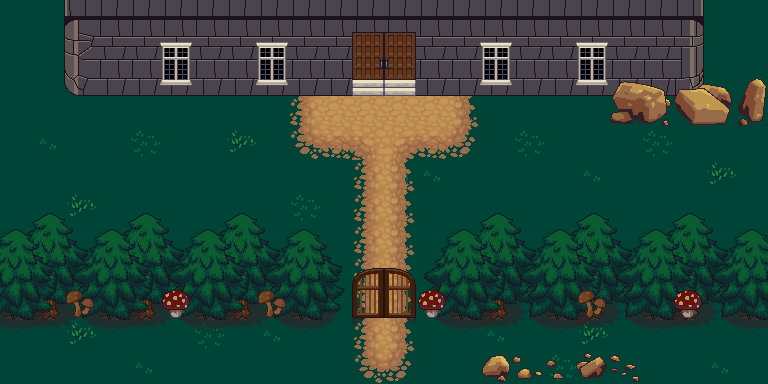

Tiled map render using the project's own tile images. Description and the map definition, with tile-layer contents summarised, below:
An orthogonal 24x12 tile map with 32x32 px tiles, 12 tile layers (start, startOutside, grass, exit, ...), 2 tilesets.

<map version="1.4" tiledversion="2020.10.30" orientation="orthogonal" renderorder="right-down" width="24" height="12" tilewidth="32" tileheight="32" infinite="0" nextlayerid="16" nextobjectid="1">
 <editorsettings>
  <export target="map.json" format="json" />
 </editorsettings>
 <tileset firstgid="1" name="terrain_atlas" tilewidth="32" tileheight="32" tilecount="1024" columns="32">
  <image source="tiles/terrain_atlas.png" trans="ff00ff" width="1024" height="1024" />
  <tile id="504">
   <properties>
    <property name="collides" type="bool" value="true" />
   </properties>
  </tile>
  <tile id="505">
   <properties>
    <property name="collides" type="bool" value="true" />
   </properties>
  </tile>
  <tile id="506">
   <properties>
    <property name="collides" type="bool" value="true" />
   </properties>
  </tile>
  <tile id="507">
   <properties>
    <property name="collides" type="bool" value="true" />
   </properties>
  </tile>
  <tile id="508">
   <properties>
    <property name="collides" type="bool" value="true" />
   </properties>
  </tile>
  <tile id="509">
   <properties>
    <property name="collides" type="bool" value="true" />
   </properties>
  </tile>
  <tile id="536">
   <properties>
    <property name="collides" type="bool" value="true" />
   </properties>
  </tile>
  <tile id="537">
   <properties>
    <property name="collides" type="bool" value="true" />
   </properties>
  </tile>
  <tile id="538">
   <properties>
    <property name="collides" type="bool" value="true" />
   </properties>
  </tile>
  <tile id="539">
   <properties>
    <property name="collides" type="bool" value="true" />
   </properties>
  </tile>
  <tile id="540">
   <properties>
    <property name="collides" type="bool" value="true" />
   </properties>
  </tile>
  <tile id="541">
   <properties>
    <property name="collides" type="bool" value="true" />
   </properties>
  </tile>
  <tile id="568">
   <properties>
    <property name="collides" type="bool" value="true" />
   </properties>
  </tile>
  <tile id="569">
   <properties>
    <property name="collides" type="bool" value="true" />
   </properties>
  </tile>
  <tile id="570">
   <properties>
    <property name="collides" type="bool" value="true" />
   </properties>
  </tile>
  <tile id="571">
   <properties>
    <property name="collides" type="bool" value="true" />
   </properties>
  </tile>
  <tile id="572">
   <properties>
    <property name="collides" type="bool" value="true" />
   </properties>
  </tile>
  <tile id="573">
   <properties>
    <property name="collides" type="bool" value="true" />
   </properties>
  </tile>
  <tile id="603">
   <properties>
    <property name="collides" type="bool" value="true" />
   </properties>
  </tile>
  <tile id="604">
   <properties>
    <property name="collides" type="bool" value="true" />
   </properties>
  </tile>
  <tile id="605">
   <properties>
    <property name="collides" type="bool" value="true" />
   </properties>
  </tile>
  <tile id="752">
   <properties>
    <property name="collides" type="bool" value="true" />
   </properties>
  </tile>
  <tile id="753">
   <properties>
    <property name="collides" type="bool" value="true" />
   </properties>
  </tile>
  <tile id="754">
   <properties>
    <property name="collides" type="bool" value="true" />
   </properties>
  </tile>
  <tile id="784">
   <properties>
    <property name="collides" type="bool" value="true" />
   </properties>
  </tile>
  <tile id="785">
   <properties>
    <property name="collides" type="bool" value="true" />
   </properties>
  </tile>
  <tile id="786">
   <properties>
    <property name="collides" type="bool" value="true" />
   </properties>
  </tile>
  <tile id="816">
   <properties>
    <property name="collides" type="bool" value="true" />
   </properties>
  </tile>
  <tile id="817">
   <properties>
    <property name="collides" type="bool" value="true" />
   </properties>
  </tile>
  <tile id="818">
   <properties>
    <property name="collides" type="bool" value="true" />
   </properties>
  </tile>
 </tileset>
 <tileset firstgid="1025" name="base_out_atlas" tilewidth="32" tileheight="32" tilecount="1024" columns="32">
  <image source="tiles/base_out_atlas.png" trans="ff00ff" width="1024" height="1024" />
 </tileset>
 <layer id="1" name="start" width="24" height="12">
  <data>[288 cells, 2 non-empty, 1 distinct tile ids]</data>
 </layer>
 <layer id="15" name="startOutside" width="24" height="12">
  <properties>
   <property name="startLayer" type="bool" value="true" />
  </properties>
  <data>[288 cells, 3 non-empty, 1 distinct tile ids]</data>
 </layer>
 <layer id="7" name="grass" width="24" height="12">
  <data>[288 cells, 288 non-empty, 4 distinct tile ids]</data>
 </layer>
 <layer id="13" name="exit" width="24" height="12">
  <properties>
   <property name="exitSceneUrl" value="entrance.json" />
  </properties>
  <data>[288 cells, 2 non-empty, 1 distinct tile ids]</data>
 </layer>
 <layer id="6" name="path" width="24" height="12">
  <data>[288 cells, 26 non-empty, 8 distinct tile ids]</data>
 </layer>
 <layer id="10" name="hedge3" width="24" height="12">
  <data>[288 cells, 42 non-empty, 6 distinct tile ids]</data>
 </layer>
 <layer id="5" name="hedge2" width="24" height="12">
  <data>[288 cells, 71 non-empty, 12 distinct tile ids]</data>
 </layer>
 <layer id="12" name="hedge1" width="24" height="12">
  <data>[288 cells, 44 non-empty, 6 distinct tile ids]</data>
 </layer>
 <layer id="4" name="hedge" width="24" height="12">
  <data>[288 cells, 66 non-empty, 9 distinct tile ids]</data>
 </layer>
 <layer id="8" name="walls" width="24" height="12">
  <data>[288 cells, 58 non-empty, 9 distinct tile ids]</data>
 </layer>
 <layer id="2" name="doors" width="24" height="12">
  <data>[288 cells, 8 non-empty, 6 distinct tile ids]</data>
 </layer>
 <layer id="9" name="decor" width="24" height="12">
  <data>[288 cells, 31 non-empty, 20 distinct tile ids]</data>
 </layer>
 <objectgroup id="14" name="floorLayer" />
</map>
